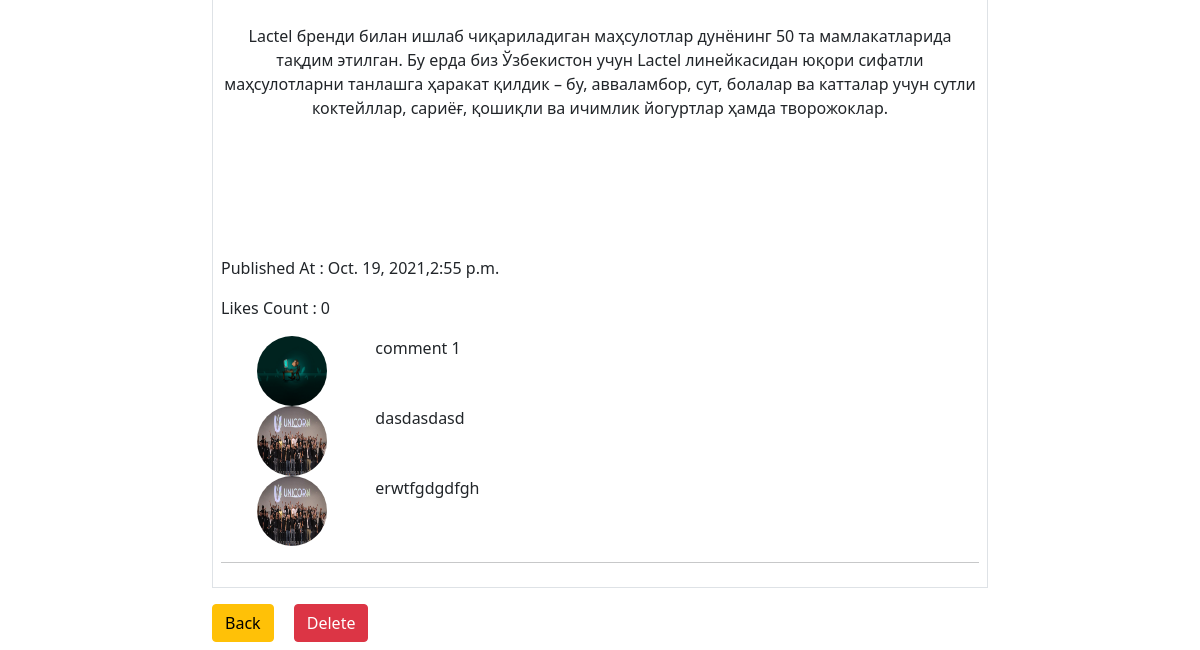
Page /news/details/13 (lower part) on the earlier database version.
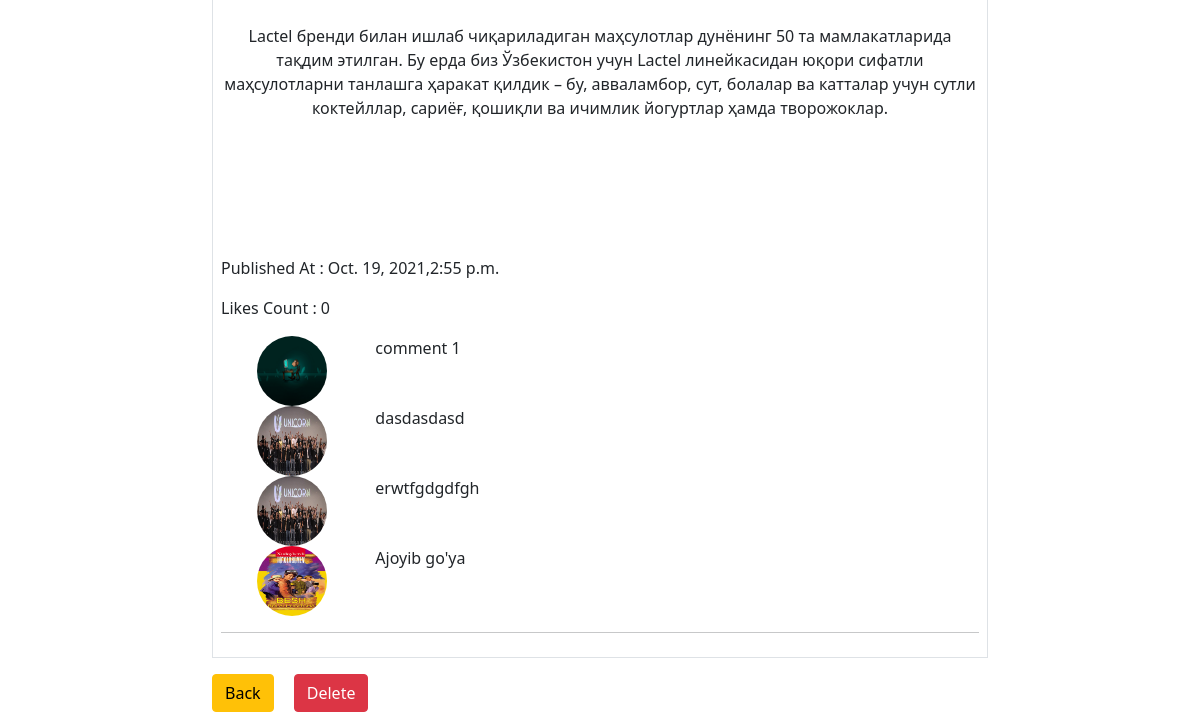
Same page on the later database version.
### news/models.py (models this page shows)
class Auditable(models.Model):
    created_at = models.DateTimeField(auto_now_add=True)
    updated_at = models.DateTimeField(auto_now_add=True)
    created_by = models.ForeignKey(User, on_delete=models.CASCADE, related_name="+")
    updated_by = models.ForeignKey(User, on_delete=models.CASCADE, null=True, related_name="+")
    deleted = models.BooleanField(default=False)
    class Meta:
        abstract = True

class Comment(Auditable):
    comment = models.CharField(max_length=200)
    news = models.ForeignKey(News, on_delete=models.DO_NOTHING)
    class Meta:
        db_table = 'comments'
        verbose_name = "comments"

class Uploads(models.Model):
    original_name = models.CharField(max_length=300)
    content_type = models.CharField(max_length=100)
    new_name = models.CharField(max_length=100)
    path = models.CharField(max_length=500)
    code = models.CharField(max_length=70, unique=True)
    size = models.IntegerField()
    class Meta:
        db_table = 'uploads'

### accout/models.py (models this page shows)
class Employee(models.Model):
    phone = models.CharField(max_length=14)
    profile_picture = models.OneToOneField(Uploads, on_delete=models.CASCADE)
    auth_user = models.OneToOneField(User, on_delete=models.CASCADE)
    class Meta:
        db_table = 'auth_employee'

### news/views.py (the view)
# urls.py: path('details/<int:pk>', news_details_page, name='news_details_page'),
@require_GET
def news_details_page(request, pk):
    news = News.objects.filter(pk=pk, deleted=False).first()
    context = {"news": news}
    return render(request, 'details.html', context=context)

### news/templates/details.html (shortened to what this page needs)
{% extends 'layout.html' %}
{% block body %}
    {% if news %}
        <div class="border border-1 p-2 m-2">
            <p>{{ news.body | safe }}</p>
            <p>Published At : {{ news.created_at | date }},{{ news.created_at | time }}</p>
            <p>Likes Count : {{ news.like_set | length }}</p>
            {% for comment in news.comment_set.all %}
                <div class="row mx-4">
                    <div class="col-2">
                        <a href="{{ comment.created_by.employee.profile_picture.path }}" data-bs-toggle="tooltip" data-bs-html="true"
                           title="{{ comment.created_by.username }}">
                            <img src="{{ comment.created_by.employee.profile_picture.path }}"
                                 alt="{{ comment.created_by.employee.profile_picture.original_name }}"
                                 style="width: 70px;height: 70px;border-radius: 50%"
                            >
                        </a>
                    </div>
                    <div class="col-10">
                        {{ comment.comment }}
                    </div>
                </div>
            {% endfor %}
            <hr>
        </div>
        <a href="{% url 'news:news_page' %}" class="m-2 btn btn-warning">Back</a>
        <a href="{% url 'news:news_delete_page' news.id %}" class="m-2 btn btn-danger">Delete</a>
    {% else %}
        <div class="alert alert-warning"><h1>Not Found</h1></div>
    {% endif %}
{% endblock %}

Differences in the rows shown:
added Comment: created_by.employee.profile_picture.path (picture), comment "Ajoyib go'ya"
